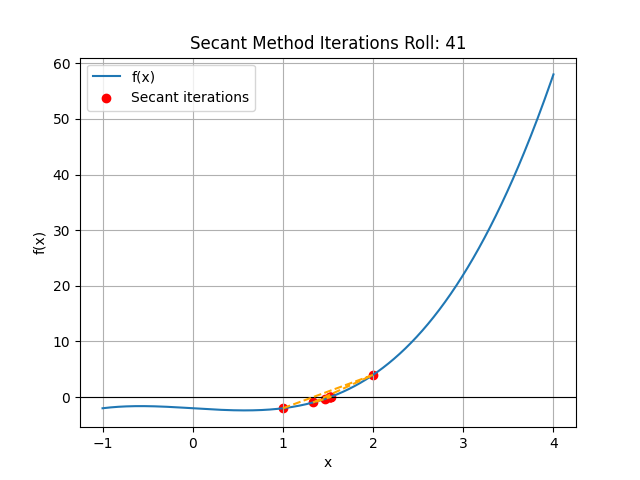

Source code (Python):
import matplotlib.pyplot as plt
import numpy as np

def f(x):
    return x**3 - x - 2

a = float(input('a='))
b = float(input('b='))
tolerance = 0.0001
max_iter = 100

c = (a*f(b) - b*f(a)) / (f(b) - f(a))
x_vals = [a, b]
y_vals = [f(a), f(b)]

if f(c) == 0:
    print(f'{c} is the Exact value ')
else:
    i = 0
    while abs(b - a) > tolerance:
        c = (a*f(b) - b*f(a)) / (f(b) - f(a))
        i += 1
        a= b
        b=c
        x_vals.append(c)
        y_vals.append(f(c))
        if i == max_iter:
            break

print(f'x= {a}')
print(f'No of steps = {i}')

# Plotting the function
x = np.linspace(min(x_vals) - 2, max(x_vals) + 2, 400)
plt.plot(x, f(x), label='f(x)')
plt.axhline(0, color='black', linewidth=0.8)

# Plotting secant iterations
plt.scatter(x_vals, y_vals, color='red', label='Secant iterations')
plt.plot(x_vals, y_vals, '--', color='orange')

plt.xlabel('x')
plt.ylabel('f(x)')
plt.title('Secant Method Iterations Roll: 41')
plt.legend()
plt.grid(True)
plt.show()
